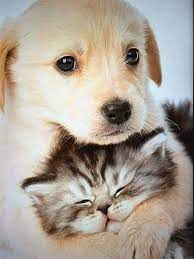
#> input picture picture/img 2.jpg, 194 x 259 px
$ python '9. Smoothing.py'
#> lines starting #> are read from the running program, lines starting #| are printed output that depends on the picture
import cv2 as cv

img = cv.imread('picture/img 2.jpg')
#> img is the input picture: shape (259, 194, 3); mean B, G, R 148.5, 159.7, 169.8
cv.imshow('Cats', img)

# 1. Averaging
average = cv.blur(img, (7,7))
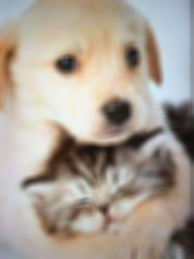
#> average: shape (259, 194, 3); mean B, G, R 148.6, 159.9, 169.9
cv.imshow('Average Blur', average)

# 2. Gaussian Blur
gauss = cv.GaussianBlur(img, (7,7), 0)
cv.imshow('Gaussian Blur', gauss)

# 3. Median blur
median = cv.medianBlur(img, 7)
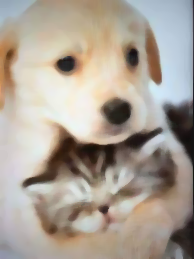
#> median: shape (259, 194, 3); mean B, G, R 149.2, 160.6, 170.6
cv.imshow('Median Blur', median)

# 4. Bilateral
bilateral = cv.bilateralFilter(img, 10, 15, 15)
cv.imshow('Bilateral Blur', bilateral)

cv.waitKey(0)

$ run again, with picture/img 3.jpg copied over picture/img 2.jpg
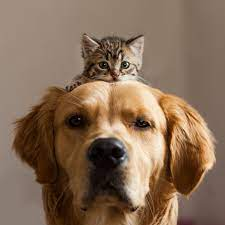
#> input picture picture/img 3.jpg, 225 x 225 px
#> img is the input picture: shape (225, 225, 3); mean B, G, R 86.9, 108.1, 133.3
#> `average = cv.blur(img, (7,7))`:
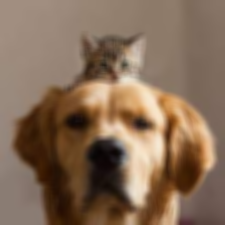
#> average: shape (225, 225, 3); mean B, G, R 86.9, 108.1, 133.3

$ run again, with picture/img 4.jpg copied over picture/img 2.jpg
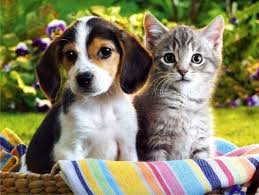
#> input picture picture/img 4.jpg, 259 x 195 px
#> img is the input picture: shape (195, 259, 3); mean B, G, R 100.7, 130.1, 133
#> `gauss = cv.GaussianBlur(img, (7,7), 0)`:
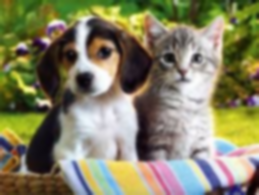
#> gauss: shape (195, 259, 3); mean B, G, R 100.6, 130.1, 132.9
#> `median = cv.medianBlur(img, 7)`:
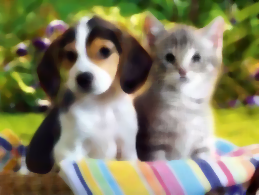
#> median: shape (195, 259, 3); mean B, G, R 99.9, 129.9, 132.7
